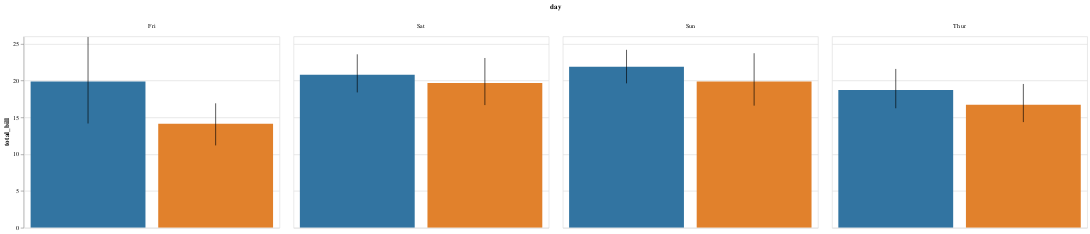

Notebook source saved alongside this figure:
### Code cell
display(salt.barplot(x="day", y="total_bill", hue="sex", data=tips))
ax = sns.barplot(x="day", y="total_bill", hue="sex", data=tips)

### Figure 1 — Vega-Lite specification as saved in the notebook (floating-point values rounded to 4 significant figures)
{"$schema": "https://vega.github.io/schema/vega-lite/v2.4.1.json", "config": {"view": {"height": 300, "width": 400}}, "data": {"values": [{"c": "rgb(49.62499999999999, 115.62499999999996, 161.37500000000003)", "ci0": 16.23, "ci1": 21.58, "day": "Thur", "sex": "Male", "total_bill": 18.71}, {"c": "rgb(224.87499999999997, 128.875, 44.12500000000004)", "ci0": 14.35, "ci1": 19.54, "day": "Thur", "sex": "Female", "total_bill": 16.72}, {"c": "rgb(49.62499999999999, 115.62499999999996, 161.37500000000003)", "ci0": 14.16, "ci1": 25.91, "day": "Fri", "sex": "Male", "total_bill": 19.86}, {"c": "rgb(224.87499999999997, 128.875, 44.12500000000004)", "ci0": 11.19, "ci1": 16.91, "day": "Fri", "sex": "Female", "total_bill": 14.15}, {"c": "rgb(49.62499999999999, 115.62499999999996, 161.37500000000003)", "ci0": 18.38, "ci1": 23.56, "day": "Sat", "sex": "Male", "total_bill": 20.8}, {"c": "rgb(224.87499999999997, 128.875, 44.12500000000004)", "ci0": 16.67, "ci1": 23.06, "day": "Sat", "sex": "Female", "total_bill": 19.68}, {"c": "rgb(49.62499999999999, 115.62499999999996, 161.37500000000003)", "ci0": 19.62, "ci1": 24.18, "day": "Sun", "sex": "Male", "total_bill": 21.89}, {"c": "rgb(224.87499999999997, 128.875, 44.12500000000004)", "ci0": 16.59, "ci1": 23.71, "day": "Sun", "sex": "Female", "total_bill": 19.87}]}, "facet": {"column": {"field": "day", "type": "nominal"}}, "spec": {"layer": [{"encoding": {"color": {"field": "c", "scale": null, "type": "nominal"}, "x": {"axis": {"title": ""}, "field": "sex", "sort": null, "type": "nominal"}, "y": {"axis": {"title": "total_bill"}, "field": "total_bill", "type": "quantitative"}}, "mark": "bar", "selection": {"selector021": {"bind": "scales", "encodings": ["x", "y"], "mark": {"fill": "#333", "fillOpacity": 0.125, "stroke": "white"}, "on": "[mousedown, window:mouseup] > window:mousemove!", "resolve": "global", "translate": "[mousedown, window:mouseup] > window:mousemove!", "type": "interval", "zoom": "wheel!"}}}, {"encoding": {"x": {"axis": null, "field": "sex", "sort": null, "type": "nominal"}, "y": {"field": "ci0", "type": "quantitative"}, "y2": {"field": "ci1", "type": "quantitative"}}, "mark": "rule"}]}}
